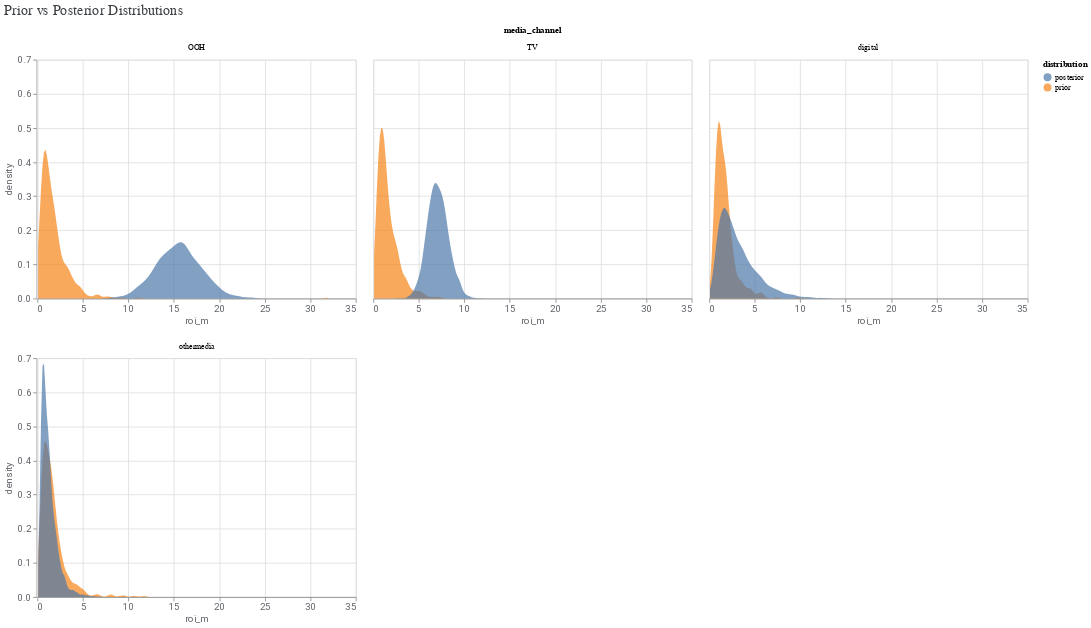

The notebook cell this image was saved under:
### Code cell
model_diagnostics = visualizer.ModelDiagnostics(meridian)
model_diagnostics.plot_prior_and_posterior_distribution()

### Figure 1 — Vega-Lite specification as saved in the notebook (floating-point values rounded to 4 significant figures; data arrays with more than 128 entries replaced by an {"elided": "..."} marker saying what was removed)
{"config": {"view": {"continuousWidth": 300, "continuousHeight": 300}, "axis": {"labelColor": "#5F6368", "labelFont": "Roboto", "labelFontSize": 12, "titleColor": "#5F6368", "titleFont": "Roboto", "titleFontSize": 12, "titleFontWeight": "normal"}}, "data": {"name": "data-bc692bfcdde1db3188d850ee0e7fc83e"}, "facet": {"field": "media_channel", "type": "nominal"}, "spec": {"mark": {"type": "area", "opacity": 0.7}, "encoding": {"color": {"field": "distribution", "type": "nominal"}, "x": {"field": "roi_m", "type": "quantitative"}, "y": {"field": "density", "stack": false, "type": "quantitative"}}, "transform": [{"density": "roi_m", "groupby": ["media_channel", "distribution"], "as": ["roi_m", "density"]}], "width": 400}, "columns": 3, "resolve": {"scale": {"x": "independent"}}, "title": {"text": "Prior vs Posterior Distributions", "anchor": "start", "color": "#3C4043", "font": "Google Sans Display", "fontSize": 18, "fontWeight": "normal", "offset": 10}, "$schema": "https://vega.github.io/schema/vega-lite/v5.20.1.json", "datasets": {"data-bc692bfcdde1db3188d850ee0e7fc83e": {"elided": "18000 records"}}}
